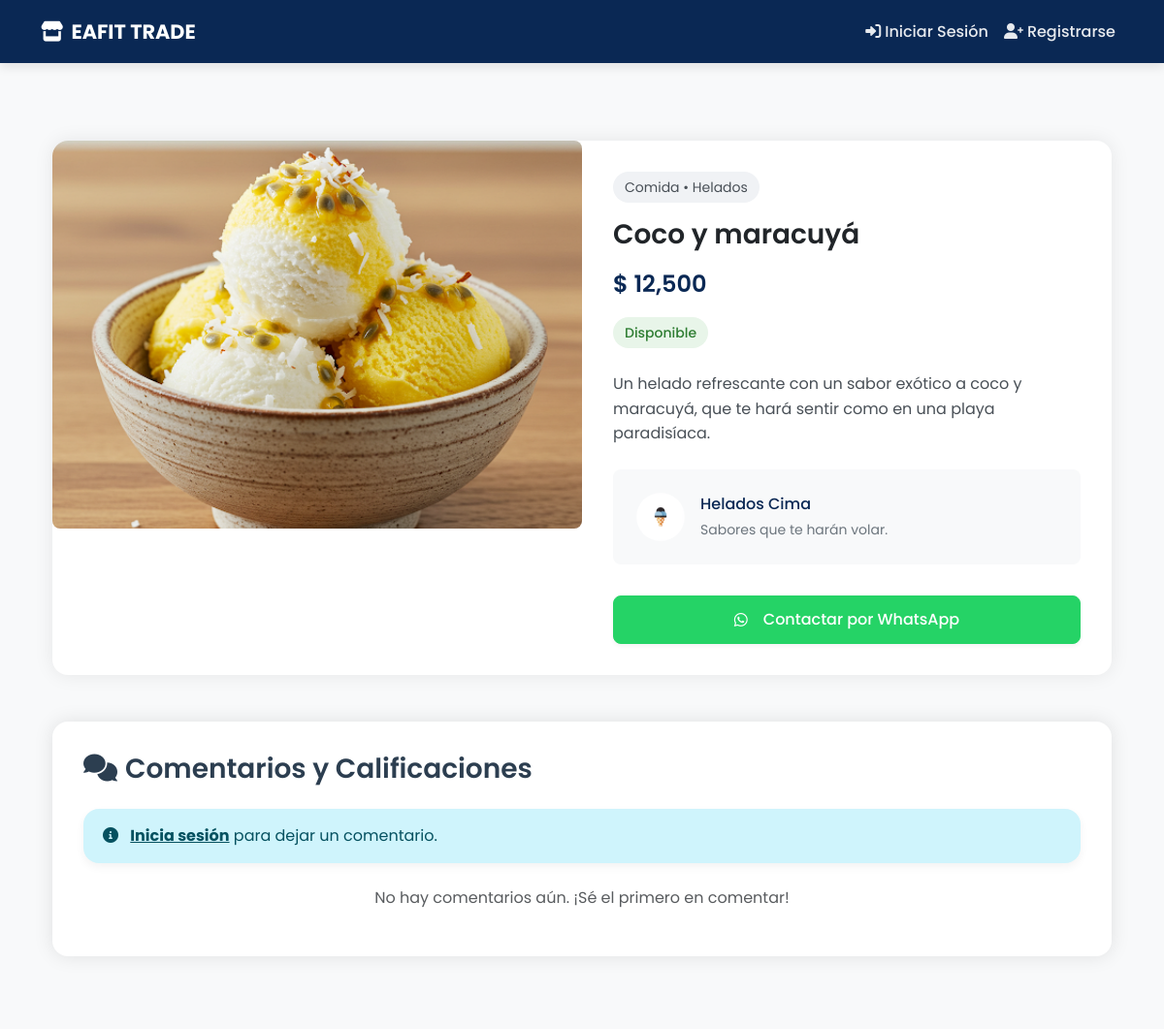
The app's page /product/71/ with its own data.
### products/models.py (models this page shows, shortened)
class Product(models.Model):
    CATEGORY_CHOICES = [
        ('Comida', 'Comida'),
        ('Ropa', 'Ropa'),
        ('Tecnología', 'Tecnología'),
        ('Libros', 'Libros'),
        ('Otros', 'Otros'),
    ]
    CONDITION_CHOICES = [
        ('Nuevo', 'Nuevo'),
        ('Usado', 'Usado'),
        ('Buen estado', 'Buen estado'),
    ]
    FOOD_TYPE_CHOICES = [
        ('Panadería', 'Panadería'),
        ('Galletas', 'Galletas'),
        ('Repostería', 'Repostería'),
        ('Frutas', 'Frutas'),
        ('Frituras', 'Frituras'),
        ('Dulces', 'Dulces'),
        ('Helados', 'Helados'),
        ('Snacks', 'Snacks'),
        ('Comida rápida', 'Comida rápida'),
        ('Otros', 'Otros'),
    ]
    name = models.CharField(
        max_length=255,
        verbose_name='Nombre',
        help_text='Nombre del producto'
    )
    category = models.CharField(
        max_length=50,
        choices=CATEGORY_CHOICES,
        verbose_name='Categoría',
        null=True,
        blank=True
    )
    food_type = models.CharField(
        max_length=50,
        choices=FOOD_TYPE_CHOICES,
        verbose_name='Tipo de Comida',
        blank=True,
        null=True
    )
    description = models.TextField(
        verbose_name='Descripción',
        help_text='Describe tu producto detalladamente'
    )
    price = models.DecimalField(
        max_digits=10,
        decimal_places=2,
        validators=[MinValueValidator(0.01)],
        verbose_name='Precio',
        help_text='Precio en pesos colombianos'
    )
    published_at = models.DateTimeField(
        default=timezone.now,
        verbose_name='Fecha de publicación'
    )
    condition = models.CharField(
        max_length=50,
        choices=CONDITION_CHOICES,
        verbose_name='Estado',
        blank=True,
        null=True
    )
    image = models.ImageField(
        upload_to='products/',
        verbose_name='Imagen',
        help_text='Imagen del producto'
    )
    seller = models.ForeignKey(
        User,
        on_delete=models.CASCADE,
        verbose_name='Vendedor',
        related_name='products'
    )
    available = models.BooleanField(
        default=True,
        verbose_name='Disponible'
    )
    class Meta:
        verbose_name = 'Producto'
        verbose_name_plural = 'Productos'
        ordering = ['-published_at']
        indexes = [
            models.Index(fields=['name']),
            models.Index(fields=['category']),
            models.Index(fields=['available']),
        ]
    @property
    def total_ratings(self):
        return self.comments.count()

### seller_profiles/models.py (models this page shows, shortened)
class SellerProfile(models.Model):
    user = models.OneToOneField(
        User,
        on_delete=models.CASCADE,
        related_name='seller_profile'
    )
    profile_image = models.ImageField(
        upload_to='profiles/',
        verbose_name='Foto de perfil',
        null=True,
        blank=True
    )
    store_name = models.CharField(
        max_length=100,
        verbose_name='Nombre de la tienda',
        help_text='Nombre que se mostrará en tu perfil de vendedor'
    )
    slogan = models.CharField(
        max_length=200,
        verbose_name='Slogan',
        help_text='Una frase corta que describa tu tienda',
        blank=True,
        null=True
    )
    description = models.TextField(
        verbose_name='Descripción',
        help_text='Describe tu tienda y los productos que vendes'
    )
    whatsapp = models.CharField(
        max_length=15,
        verbose_name='WhatsApp',
        help_text='Ingresa tu número de WhatsApp con código de país (ej: 573001234567)',
        blank=True,
        null=True
    )
    class Meta:
        verbose_name = 'Perfil de vendedor'
        verbose_name_plural = 'Perfiles de vendedores'
    def get_whatsapp_link(self, product_name=None):
        if not self.whatsapp:
            return None
        base_url = f"https://wa.me/{self.whatsapp}"
        if product_name:
            message = f"Hola, estoy interesado en el producto: {product_name}. ¿Podrías darme más información?"
            return f"{base_url}?text={urllib.parse.quote(message)}"
        return base_url

### products/views.py (the view)
# urls.py: path('product/<int:product_id>/', products_views.product_detail, name='product_detail'),
def product_detail(request, product_id):
    product = get_object_or_404(Product, id=product_id)
    comments = product.comments.all().order_by('-created_at')
    comment_form = CommentForm() if request.user.is_authenticated else None
    is_favorite = False
    if request.user.is_authenticated:
        is_favorite = Favorite.objects.filter(user=request.user, product=product).exists()
    seller_profile = None
    whatsapp_link = None
    try:
        seller_profile = product.seller.seller_profile
        if seller_profile and seller_profile.whatsapp:
            whatsapp_link = seller_profile.get_whatsapp_link(product.name)
    except SellerProfile.DoesNotExist:
        pass
    return render(request, 'products/product_detail.html', {
        'product': product,
        'comments': comments,
        'comment_form': comment_form,
        'is_favorite': is_favorite,
        'seller_profile': seller_profile,
        'whatsapp_link': whatsapp_link
    })

### products/templates/products/product_detail.html (shortened to what this page needs)
{% extends 'products/base.html' %}
{% load humanize %}
{% load form_tags %}
{% block content %}
<section class="product-section">
    <div class="container">
        <div class="product-card">
            <div class="row g-0">
                <div class="col-md-6">
                    {% if product.image %}
                        <img src="{{ product.image.url }}"
                             alt="{{ product.name }}"
                             class="product-image"
                             onclick="openImageModal('{{ product.image.url }}')">
                    {% endif %}
                </div>
                <div class="col-md-6">
                    <div class="product-info">
                        <div class="product-category">
                            {{ product.get_category_display }}
                            {% if product.food_type %}
                                • {{ product.get_food_type_display }}
                            {% endif %}
                        </div>
                        <h1 class="product-title">{{ product.name }}</h1>
                        <div class="product-price">$ {{ product.price|floatformat:0|intcomma }}</div>
                        <span class="availability-badge {% if product.available %}badge-available{% else %}badge-unavailable{% endif %}">
                            {% if product.available %}Disponible{% else %}No disponible{% endif %}
                        </span>
                        <div class="product-description">
                            {{ product.description|linebreaks }}
                        </div>
                        <div class="seller-info">
                            <a href="{% url 'public_profile' product.seller.id %}" class="seller-link-wrapper">
                                        {% if seller_profile.profile_image %}
                                            <img src="{{ seller_profile.profile_image.url }}"
                                                 alt="{{ seller_profile.store_name }}"
                                         class="seller-image">
                                        {% else %}
                                    <div class="seller-image d-flex align-items-center justify-content-center bg-secondary">
                                        <i class="fas fa-store text-white"></i>
                                            </div>
                                        {% endif %}
                                <div class="seller-details">
                                    <span class="seller-name">
                                        {{ seller_profile.store_name|default:product.seller.username }}
                                    </span>
                                            {% if seller_profile.slogan %}
                                        <p class="seller-slogan">{{ seller_profile.slogan }}</p>
                                            {% endif %}
                                    </div>
                                </a>
                        </div>
                        <div class="action-buttons">
                            {% if user == product.seller %}
                                <a href="{% url 'edit_product' product.id %}" class="btn btn-primary btn-action">
                                    <i class="fas fa-edit me-2"></i>Editar producto
                                </a>
                                <a href="{% url 'delete_product' product.id %}" class="btn btn-outline-danger btn-action">
                                    <i class="fas fa-trash me-2"></i>Eliminar producto
                                </a>
                                    {% else %}
                                {% if whatsapp_link %}
                                    <a href="{{ whatsapp_link }}"
                                       class="btn btn-success btn-action whatsapp-button"
                                       target="_blank"
                                       rel="noopener noreferrer">
                                        <i class="fab fa-whatsapp me-2"></i>Contactar por WhatsApp
                                    </a>
                                {% endif %}
                            {% endif %}
                        </div>
                    </div>
                </div>
            </div>
        </div>
        <div class="comments-section mt-5">
            <h3 class="mb-4">
                <i class="fas fa-comments me-2"></i>Comentarios y Calificaciones
            </h3>
            {% if user.is_authenticated %}
                <div class="comment-form-card mb-4">
                    <form method="post" action="{% url 'add_comment' product.id %}" class="comment-form">
                    {% csrf_token %}
                        <div class="form-group mb-3">
                            <div class="star-rating-container">
                                <label class="star-rating-label">Calificación:</label>
                                <div class="stars">
                                    <span class="star" data-rating="1"><i class="far fa-star"></i></span>
                                    <span class="star" data-rating="2"><i class="far fa-star"></i></span>
                                    <span class="star" data-rating="3"><i class="far fa-star"></i></span>
                                    <span class="star" data-rating="4"><i class="far fa-star"></i></span>
                                    <span class="star" data-rating="5"><i class="far fa-star"></i></span>
                                </div>
                                <input type="hidden" name="rating" id="id_rating" value="0" required>
                            </div>
                            <div class="invalid-feedback d-none" id="rating-error">
                                Por favor, selecciona una calificación.
                            </div>
                        </div>
                        <div class="mb-3">
                            <textarea name="text" class="form-control" rows="3" placeholder="Escribe tu comentario aquí..." required></textarea>
                    </div>
                        <button type="submit" class="btn btn-primary">
                            <i class="fas fa-paper-plane me-2"></i>Publicar Comentario
                    </button>
                </form>
                </div>
            {% else %}
                <div class="alert alert-info">
                    <i class="fas fa-info-circle me-2"></i>
                    <a href="{% url 'login' %}" class="alert-link">Inicia sesión</a> para dejar un comentario.
                </div>
            {% endif %}
            <div class="comments-list">
            {% for comment in comments %}
                    <div class="comment-card mb-3">
                        <div class="comment-header d-flex justify-content-between align-items-start">
                        <div>
                                <h6 class="mb-0">{{ comment.user.username }}</h6>
                                <div class="rating-display">
                                    {% for i in "12345" %}
                                        <i class="fas fa-star {% if i|add:'0' <= comment.rating %}text-warning{% else %}text-muted{% endif %}"></i>
                                {% endfor %}
                            </div>
                        </div>
                            <small class="text-muted">{{ comment.created_at|date:"d M Y, H:i" }}</small>
                    </div>
                        <p class="comment-text mb-1">{{ comment.text }}</p>
                    {% if user == comment.user %}
                            <form action="{% url 'delete_comment' comment.id %}" method="post" class="d-inline">
                            {% csrf_token %}
                                <button type="submit" class="btn btn-link text-danger p-0">
                                    <i class="fas fa-trash-alt"></i> Eliminar
                            </button>
                        </form>
                    {% endif %}
                </div>
            {% empty %}
                <p class="text-muted text-center">No hay comentarios aún. ¡Sé el primero en comentar!</p>
            {% endfor %}
            </div>
        </div>
    </div>
</section>
{% endblock %}

### records on screen
Product: image (picture), category "Comida", food_type "Helados", name "Coco y maracuyá", price "12,500", description "Un helado refrescante con un sabor exótico a coco y maracuyá, que te hará sentir como en una playa paradisíaca."
SellerProfile: profile_image (picture), store_name "Helados Cima", slogan "Sabores que te harán volar."
